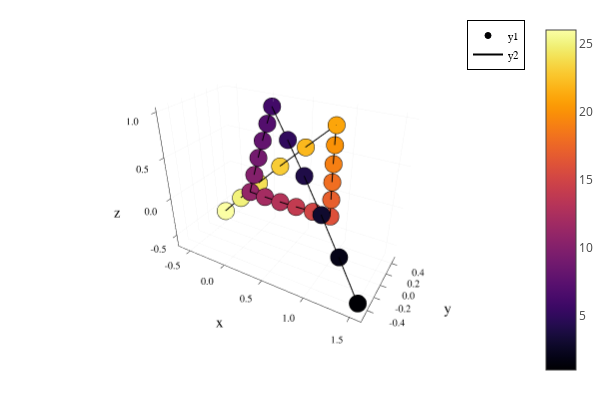

Notebook source saved alongside this figure:
### Code cell
p = plot()
plotChainSeries!(Q)
display(p)

### Figure 1 — Plotly figure (JSON) as saved in the notebook; plotly's stock layout.template omitted (floating-point values rounded to 4 significant figures; data arrays with more than 128 entries replaced by an {"elided": "..."} marker saying what was removed)
{"data": [{"colorbar": {"title": ""}, "legendgroup": "y1", "marker": {"color": "rgba(0, 0, 4, 1.000)", "line": {"color": "rgba(0, 0, 0, 1.000)", "width": 1}, "size": 6, "symbol": "circle"}, "mode": "markers", "name": "y1", "scene": "scene", "showlegend": true, "type": "scatter3d", "x": [1.553], "xaxis": "x", "y": [-0.5351], "yaxis": "y", "z": [-0.4786], "zaxis": "z", "zmax": 26, "zmin": 1}, {"colorbar": {"title": ""}, "legendgroup": "y1", "marker": {"color": "rgba(5, 4, 23, 1.000)", "line": {"color": "rgba(0, 0, 0, 1.000)", "width": 1}, "size": 6, "symbol": "circle"}, "mode": "markers", "name": "y1", "scene": "scene", "showlegend": false, "type": "scatter3d", "x": [1.25], "xaxis": "x", "y": [-0.3169], "yaxis": "y", "z": [-0.2095], "zaxis": "z", "zmax": 26, "zmin": 1}, {"colorbar": {"title": ""}, "legendgroup": "y1", "marker": {"color": "rgba(16, 10, 46, 1.000)", "line": {"color": "rgba(0, 0, 0, 1.000)", "width": 1}, "size": 6, "symbol": "circle"}, "mode": "markers", "name": "y1", "scene": "scene", "showlegend": false, "type": "scatter3d", "x": [0.9438], "xaxis": "x", "y": [-0.1029], "yaxis": "y", "z": [0.05949], "zaxis": "z", "zmax": 26, "zmin": 1}, {"colorbar": {"title": ""}, "legendgroup": "y1", "marker": {"color": "rgba(31, 12, 71, 1.000)", "line": {"color": "rgba(0, 0, 0, 1.000)", "width": 1}, "size": 6, "symbol": "circle"}, "mode": "markers", "name": "y1", "scene": "scene", "showlegend": false, "type": "scatter3d", "x": [0.6333], "xaxis": "x", "y": [0.1041], "yaxis": "y", "z": [0.3284], "zaxis": "z", "zmax": 26, "zmin": 1}, {"colorbar": {"title": ""}, "legendgroup": "y1", "marker": {"color": "rgba(48, 10, 92, 1.000)", "line": {"color": "rgba(0, 0, 0, 1.000)", "width": 1}, "size": 6, "symbol": "circle"}, "mode": "markers", "name": "y1", "scene": "scene", "showlegend": false, "type": "scatter3d", "x": [0.3181], "xaxis": "x", "y": [0.3042], "yaxis": "y", "z": [0.5972], "zaxis": "z", "zmax": 26, "zmin": 1}, {"colorbar": {"title": ""}, "legendgroup": "y1", "marker": {"color": "rgba(66, 10, 104, 1.000)", "line": {"color": "rgba(0, 0, 0, 1.000)", "width": 1}, "size": 6, "symbol": "circle"}, "mode": "markers", "name": "y1", "scene": "scene", "showlegend": false, "type": "scatter3d", "x": [0], "xaxis": "x", "y": [0.5], "yaxis": "y", "z": [0.866], "zaxis": "z", "zmax": 26, "zmin": 1}, {"colorbar": {"title": ""}, "legendgroup": "y1", "marker": {"color": "rgba(83, 14, 109, 1.000)", "line": {"color": "rgba(0, 0, 0, 1.000)", "width": 1}, "size": 6, "symbol": "circle"}, "mode": "markers", "name": "y1", "scene": "scene", "showlegend": false, "type": "scatter3d", "x": [-0.005809], "xaxis": "x", "y": [0.4008], "yaxis": "y", "z": [0.6924], "zaxis": "z", "zmax": 26, "zmin": 1}, {"colorbar": {"title": ""}, "legendgroup": "y1", "marker": {"color": "rgba(99, 20, 110, 1.000)", "line": {"color": "rgba(0, 0, 0, 1.000)", "width": 1}, "size": 6, "symbol": "circle"}, "mode": "markers", "name": "y1", "scene": "scene", "showlegend": false, "type": "scatter3d", "x": [-0.009399], "xaxis": "x", "y": [0.3013], "yaxis": "y", "z": [0.5189], "zaxis": "z", "zmax": 26, "zmin": 1}, {"colorbar": {"title": ""}, "legendgroup": "y1", "marker": {"color": "rgba(115, 26, 110, 1.000)", "line": {"color": "rgba(0, 0, 0, 1.000)", "width": 1}, "size": 6, "symbol": "circle"}, "mode": "markers", "name": "y1", "scene": "scene", "showlegend": false, "type": "scatter3d", "x": [-0.009399], "xaxis": "x", "y": [0.2013], "yaxis": "y", "z": [0.3457], "zaxis": "z", "zmax": 26, "zmin": 1}, {"colorbar": {"title": ""}, "legendgroup": "y1", "marker": {"color": "rgba(131, 32, 107, 1.000)", "line": {"color": "rgba(0, 0, 0, 1.000)", "width": 1}, "size": 6, "symbol": "circle"}, "mode": "markers", "name": "y1", "scene": "scene", "showlegend": false, "type": "scatter3d", "x": [-0.005809], "xaxis": "x", "y": [0.1008], "yaxis": "y", "z": [0.1728], "zaxis": "z", "zmax": 26, "zmin": 1}, {"colorbar": {"title": ""}, "legendgroup": "y1", "marker": {"color": "rgba(147, 38, 103, 1.000)", "line": {"color": "rgba(0, 0, 0, 1.000)", "width": 1}, "size": 6, "symbol": "circle"}, "mode": "markers", "name": "y1", "scene": "scene", "showlegend": false, "type": "scatter3d", "x": [0], "xaxis": "x", "y": [0], "yaxis": "y", "z": [0], "zaxis": "z", "zmax": 26, "zmin": 1}, {"colorbar": {"title": ""}, "legendgroup": "y1", "marker": {"color": "rgba(164, 44, 97, 1.000)", "line": {"color": "rgba(0, 0, 0, 1.000)", "width": 1}, "size": 6, "symbol": "circle"}, "mode": "markers", "name": "y1", "scene": "scene", "showlegend": false, "type": "scatter3d", "x": [0.2], "xaxis": "x", "y": [-0.003526], "yaxis": "y", "z": [-0.004703], "zaxis": "z", "zmax": 26, "zmin": 1}, {"colorbar": {"title": ""}, "legendgroup": "y1", "marker": {"color": "rgba(179, 51, 89, 1.000)", "line": {"color": "rgba(0, 0, 0, 1.000)", "width": 1}, "size": 6, "symbol": "circle"}, "mode": "markers", "name": "y1", "scene": "scene", "showlegend": false, "type": "scatter3d", "x": [0.4], "xaxis": "x", "y": [-0.005705], "yaxis": "y", "z": [-0.007609], "zaxis": "z", "zmax": 26, "zmin": 1}, {"colorbar": {"title": ""}, "legendgroup": "y1", "marker": {"color": "rgba(194, 59, 80, 1.000)", "line": {"color": "rgba(0, 0, 0, 1.000)", "width": 1}, "size": 6, "symbol": "circle"}, "mode": "markers", "name": "y1", "scene": "scene", "showlegend": false, "type": "scatter3d", "x": [0.6], "xaxis": "x", "y": [-0.005705], "yaxis": "y", "z": [-0.007609], "zaxis": "z", "zmax": 26, "zmin": 1}, {"colorbar": {"title": ""}, "legendgroup": "y1", "marker": {"color": "rgba(208, 69, 69, 1.000)", "line": {"color": "rgba(0, 0, 0, 1.000)", "width": 1}, "size": 6, "symbol": "circle"}, "mode": "markers", "name": "y1", "scene": "scene", "showlegend": false, "type": "scatter3d", "x": [0.8], "xaxis": "x", "y": [-0.003526], "yaxis": "y", "z": [-0.004703], "zaxis": "z", "zmax": 26, "zmin": 1}, {"colorbar": {"title": ""}, "legendgroup": "y1", "marker": {"color": "rgba(221, 81, 58, 1.000)", "line": {"color": "rgba(0, 0, 0, 1.000)", "width": 1}, "size": 6, "symbol": "circle"}, "mode": "markers", "name": "y1", "scene": "scene", "showlegend": false, "type": "scatter3d", "x": [1], "xaxis": "x", "y": [0], "yaxis": "y", "z": [0], "zaxis": "z", "zmax": 26, "zmin": 1}, {"colorbar": {"title": ""}, "legendgroup": "y1", "marker": {"color": "rgba(231, 95, 45, 1.000)", "line": {"color": "rgba(0, 0, 0, 1.000)", "width": 1}, "size": 6, "symbol": "circle"}, "mode": "markers", "name": "y1", "scene": "scene", "showlegend": false, "type": "scatter3d", "x": [0.9959], "xaxis": "x", "y": [0.004227], "yaxis": "y", "z": [0.2], "zaxis": "z", "zmax": 26, "zmin": 1}, {"colorbar": {"title": ""}, "legendgroup": "y1", "marker": {"color": "rgba(240, 110, 33, 1.000)", "line": {"color": "rgba(0, 0, 0, 1.000)", "width": 1}, "size": 6, "symbol": "circle"}, "mode": "markers", "name": "y1", "scene": "scene", "showlegend": false, "type": "scatter3d", "x": [0.9934], "xaxis": "x", "y": [0.006839], "yaxis": "y", "z": [0.4], "zaxis": "z", "zmax": 26, "zmin": 1}, {"colorbar": {"title": ""}, "legendgroup": "y1", "marker": {"color": "rgba(246, 127, 19, 1.000)", "line": {"color": "rgba(0, 0, 0, 1.000)", "width": 1}, "size": 6, "symbol": "circle"}, "mode": "markers", "name": "y1", "scene": "scene", "showlegend": false, "type": "scatter3d", "x": [0.9934], "xaxis": "x", "y": [0.006839], "yaxis": "y", "z": [0.6], "zaxis": "z", "zmax": 26, "zmin": 1}, {"colorbar": {"title": ""}, "legendgroup": "y1", "marker": {"color": "rgba(250, 146, 7, 1.000)", "line": {"color": "rgba(0, 0, 0, 1.000)", "width": 1}, "size": 6, "symbol": "circle"}, "mode": "markers", "name": "y1", "scene": "scene", "showlegend": false, "type": "scatter3d", "x": [0.9959], "xaxis": "x", "y": [0.004227], "yaxis": "y", "z": [0.8], "zaxis": "z", "zmax": 26, "zmin": 1}, {"colorbar": {"title": ""}, "legendgroup": "y1", "marker": {"color": "rgba(252, 165, 10, 1.000)", "line": {"color": "rgba(0, 0, 0, 1.000)", "width": 1}, "size": 6, "symbol": "circle"}, "mode": "markers", "name": "y1", "scene": "scene", "showlegend": false, "type": "scatter3d", "x": [1], "xaxis": "x", "y": [0], "yaxis": "y", "z": [1], "zaxis": "z", "zmax": 26, "zmin": 1}, {"colorbar": {"title": ""}, "legendgroup": "y1", "marker": {"color": "rgba(251, 184, 29, 1.000)", "line": {"color": "rgba(0, 0, 0, 1.000)", "width": 1}, "size": 6, "symbol": "circle"}, "mode": "markers", "name": "y1", "scene": "scene", "showlegend": false, "type": "scatter3d", "x": [0.6675], "xaxis": "x", "y": [0.05025], "yaxis": "y", "z": [0.6859], "zaxis": "z", "zmax": 26, "zmin": 1}, {"colorbar": {"title": ""}, "legendgroup": "y1", "marker": {"color": "rgba(248, 204, 54, 1.000)", "line": {"color": "rgba(0, 0, 0, 1.000)", "width": 1}, "size": 6, "symbol": "circle"}, "mode": "markers", "name": "y1", "scene": "scene", "showlegend": false, "type": "scatter3d", "x": [0.3385], "xaxis": "x", "y": [0.1019], "yaxis": "y", "z": [0.3684], "zaxis": "z", "zmax": 26, "zmin": 1}, {"colorbar": {"title": ""}, "legendgroup": "y1", "marker": {"color": "rgba(244, 224, 85, 1.000)", "line": {"color": "rgba(0, 0, 0, 1.000)", "width": 1}, "size": 6, "symbol": "circle"}, "mode": "markers", "name": "y1", "scene": "scene", "showlegend": false, "type": "scatter3d", "x": [0.01551], "xaxis": "x", "y": [0.1557], "yaxis": "y", "z": [0.04532], "zaxis": "z", "zmax": 26, "zmin": 1}, {"colorbar": {"title": ""}, "legendgroup": "y1", "marker": {"color": "rgba(242, 242, 124, 1.000)", "line": {"color": "rgba(0, 0, 0, 1.000)", "width": 1}, "size": 6, "symbol": "circle"}, "mode": "markers", "name": "y1", "scene": "scene", "showlegend": false, "type": "scatter3d", "x": [-0.3016], "xaxis": "x", "y": [0.2118], "yaxis": "y", "z": [-0.2832], "zaxis": "z", "zmax": 26, "zmin": 1}, {"colorbar": {"title": ""}, "legendgroup": "y1", "marker": {"color": "rgba(252, 255, 164, 1.000)", "line": {"color": "rgba(0, 0, 0, 1.000)", "width": 1}, "size": 6, "symbol": "circle"}, "mode": "markers", "name": "y1", "scene": "scene", "showlegend": false, "type": "scatter3d", "x": [-0.6152], "xaxis": "x", "y": [0.2692], "yaxis": "y", "z": [-0.6152], "zaxis": "z", "zmax": 26, "zmin": 1}, {"colorbar": {"title": ""}, "hoverinfo": "none", "marker": {"cmax": 26, "cmin": 1, "color": [0.5], "colorscale": {"elided": "256x2 mixed values"}, "opacity": 1e-10, "showscale": true, "size": 1e-10}, "mode": "markers", "name": "y1", "scene": "scene", "showlegend": false, "type": "scatter3d", "x": [1.553], "xaxis": "x", "y": [-0.5351], "yaxis": "y", "z": [-0.4786], "zaxis": "z", "zmax": 26, "zmin": 1}, {"colorbar": {"title": ""}, "legendgroup": "y2", "line": {"color": "rgba(0, 0, 0, 1.000)", "dash": "solid", "shape": "linear", "width": 2}, "mode": "lines", "name": "y2", "scene": "scene", "showlegend": true, "type": "scatter3d", "x": [1.553, 1.25, 0.9438, 0.6333, 0.3181, 0, -0.005809, -0.009399, -0.009399, -0.005809, 0, 0.2, 0.4, 0.6, 0.8, 1, 0.9959, 0.9934, 0.9934, 0.9959, 1, 0.6675, 0.3385, 0.01551, -0.3016, -0.6152], "xaxis": "x", "y": [-0.5351, -0.3169, -0.1029, 0.1041, 0.3042, 0.5, 0.4008, 0.3013, 0.2013, 0.1008, 0, -0.003526, -0.005705, -0.005705, -0.003526, 0, 0.004227, 0.006839, 0.006839, 0.004227, 0, 0.05025, 0.1019, 0.1557, 0.2118, 0.2692], "yaxis": "y", "z": [-0.4786, -0.2095, 0.05949, 0.3284, 0.5972, 0.866, 0.6924, 0.5189, 0.3457, 0.1728, 0, -0.004703, -0.007609, -0.007609, -0.004703, 0, 0.2, 0.4, 0.6, 0.8, 1, 0.6859, 0.3684, 0.04532, -0.2832, -0.6152], "zaxis": "z", "zmax": 26, "zmin": 1}], "layout": {"annotations": [], "height": 400, "legend": {"bgcolor": "rgba(255, 255, 255, 1.000)", "bordercolor": "rgba(0, 0, 0, 1.000)", "borderwidth": 1, "font": {"color": "rgba(0, 0, 0, 1.000)", "family": "sans-serif", "size": 11}, "title": {"font": {"color": "rgba(0, 0, 0, 1.000)", "family": "sans-serif", "size": 15}, "text": ""}, "tracegroupgap": 0, "traceorder": "normal", "x": 1, "xanchor": "auto", "y": 1, "yanchor": "auto"}, "margin": {"b": 20, "l": 0, "r": 0, "t": 20}, "paper_bgcolor": "rgba(255, 255, 255, 1.000)", "plot_bgcolor": "rgba(255, 255, 255, 1.000)", "scene": {"camera": {"eye": {"x": 1.126, "y": -1.95, "z": 1.3}}, "domain": {"x": [0.09128, 0.9934], "y": [0.07581, 0.9902]}, "xaxis": {"gridcolor": "rgba(0, 0, 0, 0.100)", "gridwidth": 0.5, "linecolor": "rgba(0, 0, 0, 1.000)", "mirror": false, "range": [-0.6802, 1.618], "showgrid": true, "showline": true, "showticklabels": true, "tickangle": 0, "tickcolor": "rgb(0, 0, 0)", "tickfont": {"color": "rgba(0, 0, 0, 1.000)", "family": "sans-serif", "size": 11}, "tickmode": "array", "ticks": "inside", "ticktext": ["-0.5", "0.0", "0.5", "1.0", "1.5"], "tickvals": [-0.5, 0, 0.5, 1, 1.5], "title": "x", "titlefont": {"color": "rgba(0, 0, 0, 1.000)", "family": "sans-serif", "size": 15}, "type": "-", "visible": true, "zeroline": false, "zerolinecolor": "rgba(0, 0, 0, 1.000)"}, "yaxis": {"gridcolor": "rgba(0, 0, 0, 0.100)", "gridwidth": 0.5, "linecolor": "rgba(0, 0, 0, 1.000)", "mirror": false, "range": [-0.5661, 0.5311], "showgrid": true, "showline": true, "showticklabels": true, "tickangle": 0, "tickcolor": "rgb(0, 0, 0)", "tickfont": {"color": "rgba(0, 0, 0, 1.000)", "family": "sans-serif", "size": 11}, "tickmode": "array", "ticks": "inside", "ticktext": ["-0.4", "-0.2", "0.0", "0.2", "0.4"], "tickvals": [-0.4, -0.2, 0, 0.2, 0.4], "title": "y", "titlefont": {"color": "rgba(0, 0, 0, 1.000)", "family": "sans-serif", "size": 15}, "type": "-", "visible": true, "zeroline": false, "zerolinecolor": "rgba(0, 0, 0, 1.000)"}, "zaxis": {"gridcolor": "rgba(0, 0, 0, 0.100)", "gridwidth": 0.5, "linecolor": "rgba(0, 0, 0, 1.000)", "mirror": false, "range": [-0.6636, 1.048], "showgrid": true, "showline": true, "showticklabels": true, "tickangle": 0, "tickcolor": "rgb(0, 0, 0)", "tickfont": {"color": "rgba(0, 0, 0, 1.000)", "family": "sans-serif", "size": 11}, "tickmode": "array", "ticks": "inside", "ticktext": ["-0.5", "0.0", "0.5", "1.0"], "tickvals": [-0.5, 0, 0.5, 1], "title": "z", "titlefont": {"color": "rgba(0, 0, 0, 1.000)", "family": "sans-serif", "size": 15}, "type": "-", "visible": true, "zeroline": false, "zerolinecolor": "rgba(0, 0, 0, 1.000)"}}, "showlegend": true, "width": 600}}
